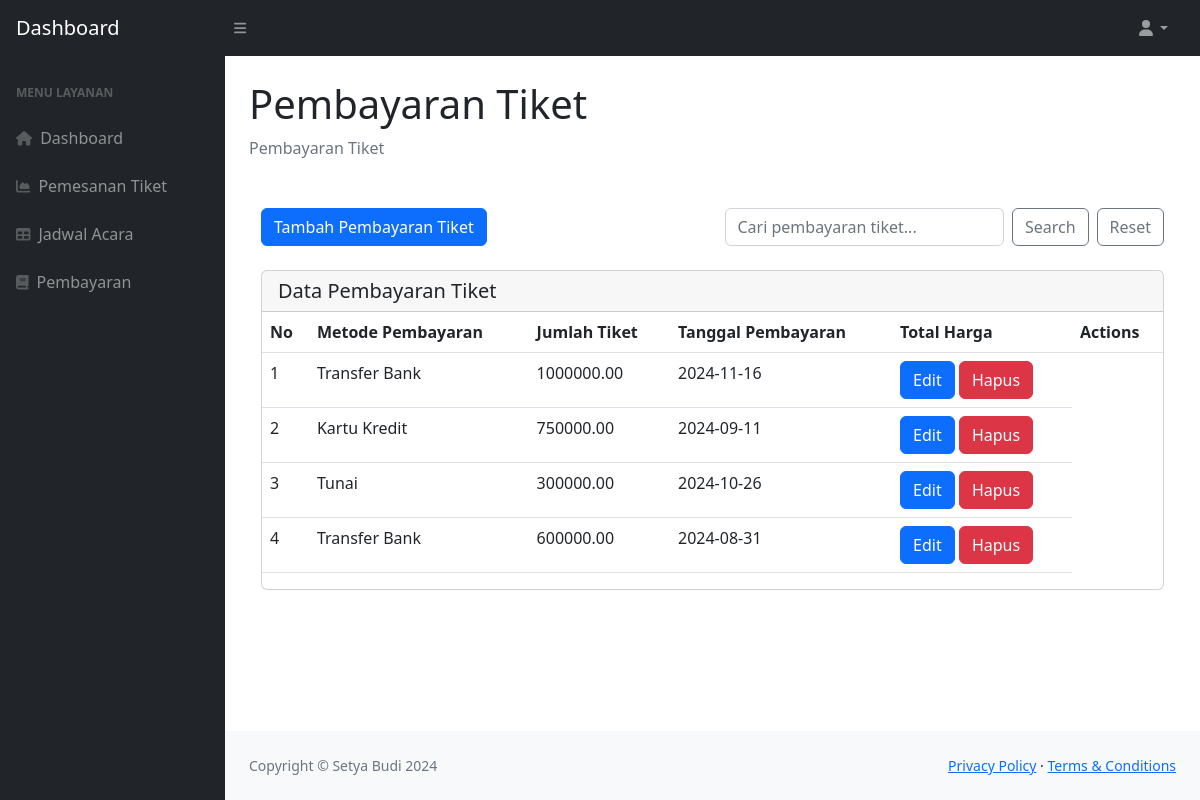
The page /index.php/pembayaran on the database its author committed.
### tables this page shows
CREATE TABLE `pembayaran_tiket` (
  `id` int(11) NOT NULL,
  `metode_pembayaran` varchar(50) DEFAULT NULL,
  `tanggal_pembayaran` date DEFAULT NULL,
  `jumlah_pembayaran` decimal(10,2) DEFAULT NULL
);

### application/controllers/Pembayaran.php (called while the page is built, shortened)
<?php
class Pembayaran extends CI_Controller
{
    public function __construct()
    {
        $this->load->model('PembayaranModel');
    }
    public function index()
    {
        $data['pembayaran_tiket'] = $this->PembayaranModel->get_pembayaran_tiket();
        $this->load->view('template/header');
        $this->load->view('pembayaran/index', $data);
        $this->load->view('template/footer');
    }
}

### index.php (called while the page is built, shortened)
<?php
require_once BASEPATH.'core/CodeIgniter.php';

### application/models/PembayaranModel.php (called while the page is built, shortened)
<?php
class PembayaranModel extends CI_Model
{
    public function get_pembayaran_tiket()
    {
        $query = $this->db->get('pembayaran_tiket');
        return $query->result_array();
    }
}

### application/views/pembayaran/index.php (the view)
<main>
    <div class="container-fluid px-4">
        <h1 class="mt-4">Pembayaran Tiket</h1>
        <ol class="breadcrumb mb-4">
            <li class="breadcrumb-item active">Pembayaran Tiket</li>
        </ol>
        <div class="container-fluid py-4">
            <div class="row mb-4">
                <div class="col-md-6 mb-2 mb-md-0">
                    <a href="<?= site_url('pembayaran/create') ?>" class="btn btn-primary btn-block">Tambah Pembayaran Tiket</a>
                </div>
                <div class="col-md-6">
                    <form action="<?= site_url('datakaryawan/search') ?>" method="GET" class="d-flex align-items-center">
                        <input type="text" name="keyword" class="form-control me-2" placeholder="Cari pembayaran tiket...">
                        <button type="submit" class="btn btn-outline-secondary me-2">Search</button>
                        <button type="button" class="btn btn-outline-secondary" onclick="resetForm()">Reset</button>
                    </form>
                </div>
            </div>
            <div class="card">
                <h5 class="card-header">Data Pembayaran Tiket</h5>
                <div class="table-responsive">
                    <table class="table">
                        <thead>
                            <tr>
                                <th>No</th>
                                <th>Metode Pembayaran</th>
                                <th>Jumlah Tiket</th>
                                <th>Tanggal Pembayaran</th>
                                <th>Total Harga</th>
                                <th>Actions</th>
                            </tr>
                        </thead>
                        <tbody class="table-border-bottom-0">
                            <?php foreach ($pembayaran_tiket as $k) { ?>
                                <tr>
                                    <td><?= $k['id'] ?></td>
                                    <td><?= $k['metode_pembayaran'] ?></td>
                                    <td><?= $k['jumlah_pembayaran'] ?></td>
                                    <td><?= $k['tanggal_pembayaran'] ?></td>
                                    <td>
                                        <a class="btn btn-primary" href="<?= site_url('pelaporan/edit/' . $k['id']) ?>">Edit</a>
                                        <a class="btn btn-danger" href="<?= site_url('pelaporan/delete/' . $k['id']) ?>" onclick="return confirm('Apakah Anda yakin ingin menghapus data pendaftaran ini?')">Hapus</a>
                                    </td>
                                </tr>
                            <?php } ?>
                        </tbody>
                    </table>
                </div>
            </div>
        </div>
    </div>
</main>

### rows shown on the page
pembayaran_tiket: id "1", metode_pembayaran "Transfer Bank", jumlah_pembayaran "1000000.00", tanggal_pembayaran "2024-11-16"
pembayaran_tiket: id "2", metode_pembayaran "Kartu Kredit", jumlah_pembayaran "750000.00", tanggal_pembayaran "2024-09-11"
pembayaran_tiket: id "3", metode_pembayaran "Tunai", jumlah_pembayaran "300000.00", tanggal_pembayaran "2024-10-26"
pembayaran_tiket: id "4", metode_pembayaran "Transfer Bank", jumlah_pembayaran "600000.00", tanggal_pembayaran "2024-08-31"
